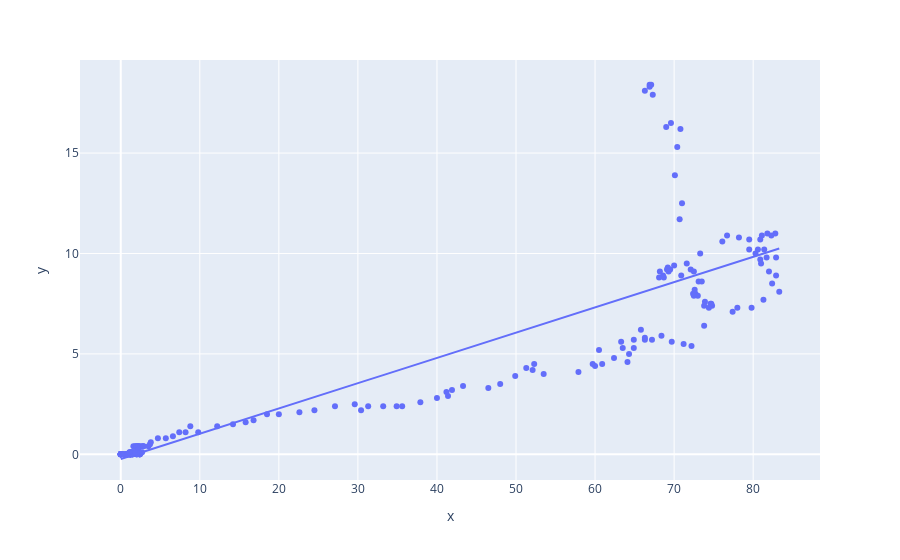

Notebook code for this chart:
### Markdown cell above
Scatter of Big data tools and Big data platforms with Moving Average

### Code cell
fig = px.scatter(x=df['Big data tools MA10'], y=df['Big data platforms MA10'],trendline="ols")
fig.show()

### Figure 1 — Plotly figure (JSON) as saved in the notebook; plotly's stock layout.template omitted (floating-point values rounded to 4 significant figures; data arrays with more than 128 entries replaced by an {"elided": "..."} marker saying what was removed)
{"data": [{"hovertemplate": "x=%{x}<br>y=%{y}<extra></extra>", "legendgroup": "", "marker": {"color": "#636efa", "symbol": "circle"}, "mode": "markers", "name": "", "orientation": "v", "showlegend": false, "type": "scatter", "x": {"elided": "218 float values"}, "xaxis": "x", "y": {"elided": "218 float values"}, "yaxis": "y"}, {"hovertemplate": "<b>OLS trendline</b><br>y = 0.125793 * x + -0.23077<br>R<sup>2</sup>=0.773526<br><br>x=%{x}<br>y=%{y} <b>(trend)</b><extra></extra>", "legendgroup": "", "marker": {"color": "#636efa", "symbol": "circle"}, "mode": "lines", "name": "", "showlegend": false, "type": "scatter", "x": {"elided": "209 float values"}, "xaxis": "x", "y": {"elided": "209 float values"}, "yaxis": "y"}], "layout": {"legend": {"tracegroupgap": 0}, "margin": {"t": 60}, "xaxis": {"anchor": "y", "domain": [0, 1], "title": {"text": "x"}}, "yaxis": {"anchor": "x", "domain": [0, 1], "title": {"text": "y"}}}}
